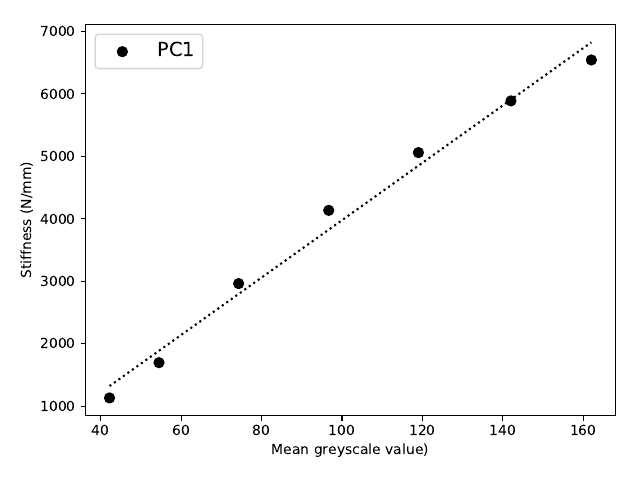

Write Python code to recreate this figure.
"""Plots a boxplot from csv data."""
import pandas as pd
import numpy as np
import matplotlib
import matplotlib.pyplot as plt


if __name__ == "__main__":

    fig, ax = plt.subplots(1, 1)

    #matplotlib.style.use("ggplot")
    matplotlib.rcParams.update({'font.size': 14})
    df_gs = pd.read_csv(
        'pca_gs.csv',
        header=0,
        sep=',')
    df_stiff = pd.read_csv(
        'pca_stiff.csv',
        header=0,
        sep=',')
    #df2 = pd.read_csv(
    #    'M:\Git_Repos\pythonPlotting\Aug_best.csv',
    #    header=0,
    #    sep=',')

    x=df_gs['PC1']
    y=df_stiff['PC1']
    #x2=df['Disp Percentage Fill']
    #y2=df['Disp Percentage Change in Stiffness']
    dotsize = 50
    plt.scatter(x=x,y=y,color='k',s=dotsize, marker='o', label='PC1')
    plt.plot(np.unique(x), np.poly1d(np.polyfit(x, y, 1))(np.unique(x)),color='k', linestyle=':')
    #plt.plot([2500,7500],[2500,7500], linestyle=':', c='orange', linewidth=1, label='Perfect Agreement')
    plt.ylabel('Stiffness (N/mm)')
    plt.xlabel('Mean greyscale value)')

    plt.legend()
    # plt.plot(ax)
    ax.set_axisbelow(True)
    plt.tight_layout()
    #plt.show()
    plt.savefig('pca_stiff_vs_gs.pdf', dpi=320, facecolor='w', edgecolor='w',
        orientation='landscape', format=None,
        transparent=False, bbox_inches=None, pad_inches=1,
        frameon=None)

